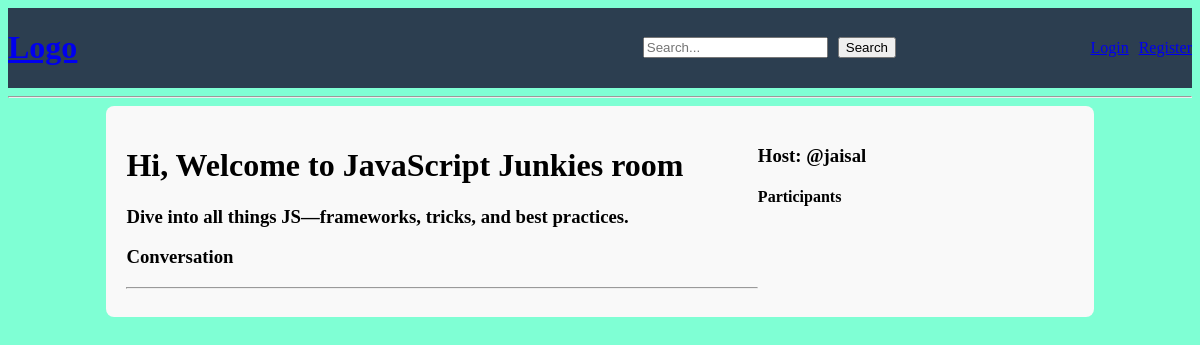
Page /room/2/ on the committed database.
### base/models.py (models this page shows, shortened)
class Room(models.Model):
    host = models.ForeignKey(User, on_delete=models.CASCADE, null=True)
    topic = models.ForeignKey(Topic, on_delete=models.SET_NULL, null=True)
    name = models.CharField(max_length=200)
    description = models.TextField(blank=True, null=True)
    participants = models.ManyToManyField(User, related_name='participants', blank=True)
    updated = models.DateTimeField(auto_now=True)
    created = models.DateTimeField(auto_now_add=True)
    class Meta:
        ordering = ['-updated', '-created']

### base/views.py (the view, shortened to what this page needs)
# urls.py: path('room/<str:pk>/', views.room, name='room'),  # About page
def room(request, pk):
    room = Room.objects.get(id=pk)  # Fetch the room by primary key
    participants = room.participants.all()  # Get all participants in the room
    room_messages = room.message_set.all()  # Fetch all messages related to the room
    context = {'room': room, 'room_messages':room_messages, 'participants':participants}  # Prepare context with the room
    return render(request, 'base/room.html', context)

### base/templates/base/room.html (shortened to what this page needs)
{% extends "main.html" %} {% block content %}
<div class="room-container">
  <div>
    <h1>Hi, Welcome to {{room.name}} room</h1>
    <h3>{{room.description}}</h3>
    <div class="comment-wrapper">
      <h3>Conversation</h3>
      <hr />
    </div>
  </div>
  <div>
    <h3>Host: @{{room.host.username}}</h3>
    <h4>Participants</h4>
  </div>
</div>
{% endblock content %}

### static/styles/main.css (style rules this page uses)
body { background-color: aquamarine; }

### base/templates/base/room.html (style rules this page uses)
.room-container { width: 80%; margin: auto; padding: 20px; background-color: #f9f9f9; border-radius: 8px; display: grid; grid-template-columns: 2fr 1fr; }

### rows in the picture
Room: name "JavaScript Junkies", description "Dive into all things JS—frameworks, tricks, and best practices.", host.username "jaisal"
